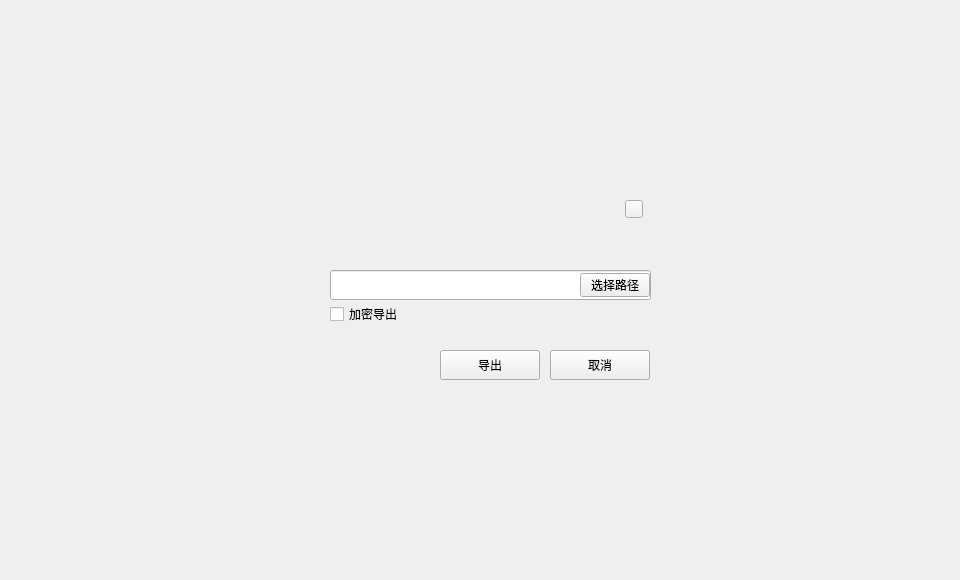
<?xml version="1.0" encoding="UTF-8"?>
<ui version="4.0">
 <class>ExportDialog</class>
 <widget class="QDialog" name="ExportDialog">
  <property name="geometry">
   <rect>
    <x>0</x>
    <y>0</y>
    <width>960</width>
    <height>580</height>
   </rect>
  </property>
  <property name="font">
   <font>
    <family>微软雅黑</family>
   </font>
  </property>
  <property name="windowTitle">
   <string>Dialog</string>
  </property>
  <widget class="QWidget" name="widget" native="true">
   <property name="geometry">
    <rect>
     <x>0</x>
     <y>0</y>
     <width>960</width>
     <height>580</height>
    </rect>
   </property>
   <widget class="QWidget" name="containerWidget" native="true">
    <property name="geometry">
     <rect>
      <x>290</x>
      <y>180</y>
      <width>380</width>
      <height>220</height>
     </rect>
    </property>
    <widget class="QToolButton" name="cancelBtn">
     <property name="geometry">
      <rect>
       <x>260</x>
       <y>170</y>
       <width>100</width>
       <height>30</height>
      </rect>
     </property>
     <property name="cursor">
      <cursorShape>PointingHandCursor</cursorShape>
     </property>
     <property name="styleSheet">
      <string notr="true"/>
     </property>
     <property name="text">
      <string>取消</string>
     </property>
    </widget>
    <widget class="QLabel" name="nameLabel">
     <property name="geometry">
      <rect>
       <x>40</x>
       <y>70</y>
       <width>211</width>
       <height>20</height>
      </rect>
     </property>
     <property name="text">
      <string/>
     </property>
    </widget>
    <widget class="QToolButton" name="exportBtn">
     <property name="geometry">
      <rect>
       <x>150</x>
       <y>170</y>
       <width>100</width>
       <height>30</height>
      </rect>
     </property>
     <property name="cursor">
      <cursorShape>PointingHandCursor</cursorShape>
     </property>
     <property name="styleSheet">
      <string notr="true"/>
     </property>
     <property name="text">
      <string>导出</string>
     </property>
    </widget>
    <widget class="QLineEdit" name="pathLineEdit">
     <property name="geometry">
      <rect>
       <x>40</x>
       <y>90</y>
       <width>321</width>
       <height>30</height>
      </rect>
     </property>
     <property name="font">
      <font>
       <family>微软雅黑</family>
       <pointsize>10</pointsize>
      </font>
     </property>
     <property name="contextMenuPolicy">
      <enum>Qt::DefaultContextMenu</enum>
     </property>
     <property name="styleSheet">
      <string notr="true"/>
     </property>
     <property name="text">
      <string/>
     </property>
     <property name="readOnly">
      <bool>false</bool>
     </property>
    </widget>
    <widget class="QCheckBox" name="encryptCheckBox">
     <property name="geometry">
      <rect>
       <x>40</x>
       <y>124</y>
       <width>200</width>
       <height>20</height>
      </rect>
     </property>
     <property name="text">
      <string>加密导出</string>
     </property>
    </widget>
    <widget class="QToolButton" name="closeBtn">
     <property name="geometry">
      <rect>
       <x>335</x>
       <y>20</y>
       <width>18</width>
       <height>18</height>
      </rect>
     </property>
     <property name="cursor">
      <cursorShape>PointingHandCursor</cursorShape>
     </property>
     <property name="focusPolicy">
      <enum>Qt::NoFocus</enum>
     </property>
     <property name="styleSheet">
      <string notr="true"/>
     </property>
     <property name="text">
      <string/>
     </property>
    </widget>
    <widget class="QToolButton" name="pathBtn">
     <property name="geometry">
      <rect>
       <x>290</x>
       <y>93</y>
       <width>70</width>
       <height>24</height>
      </rect>
     </property>
     <property name="font">
      <font>
       <family>微软雅黑</family>
       <pointsize>9</pointsize>
       <weight>50</weight>
       <italic>false</italic>
       <bold>false</bold>
       <underline>false</underline>
      </font>
     </property>
     <property name="cursor">
      <cursorShape>PointingHandCursor</cursorShape>
     </property>
     <property name="styleSheet">
      <string notr="true"/>
     </property>
     <property name="text">
      <string>选择路径</string>
     </property>
    </widget>
   </widget>
  </widget>
 </widget>
 <resources/>
 <connections/>
</ui>
